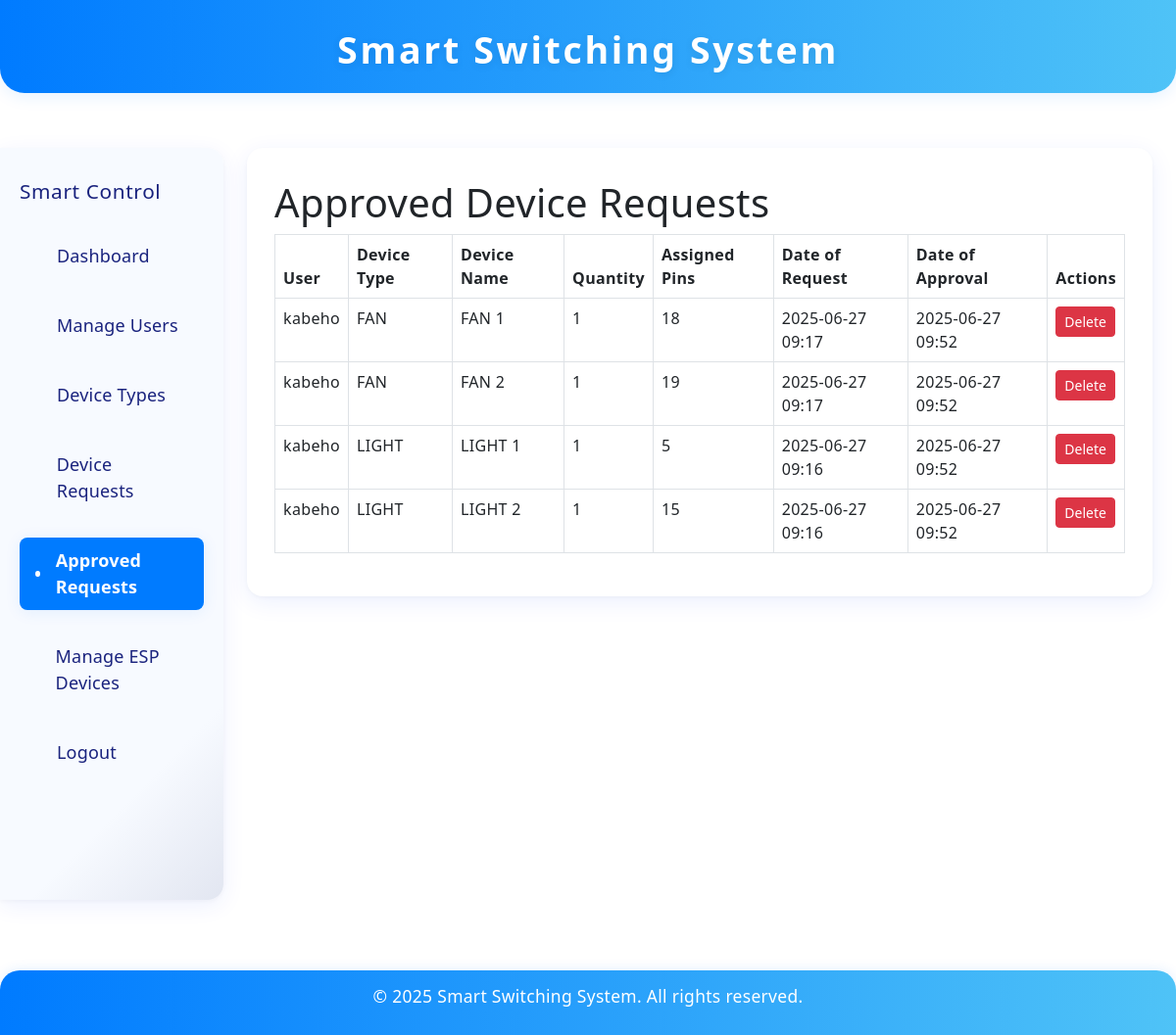
The page /dashboard-admin/approved-requests/ on the database its author committed.
### main/models.py (models this page shows, shortened)
class Device(models.Model):
    owner = models.ForeignKey(User, on_delete=models.CASCADE)
    name = models.CharField(max_length=100)
    device_type = models.ForeignKey(DeviceType, on_delete=models.SET_NULL, null=True)
    request = models.ForeignKey('DeviceRequest', on_delete=models.SET_NULL, null=True, blank=True)
    is_on = models.BooleanField(default=False)
    pin_number = models.IntegerField(default=0)  # or whatever default makes sense
    esp_ip = models.GenericIPAddressField(blank=True, null=True, help_text="IP address of the ESP32 this device is connected to")
    location = models.CharField(max_length=100)
    created_at = models.DateTimeField(auto_now_add=True)  # final correct version
    is_approved = models.BooleanField(default=False)
    class Meta:
        unique_together = ('esp_ip', 'pin_number')  # Prevent same pin on same ESP

class DeviceType(models.Model):
    ICON_CHOICES = [
        ('💡', 'Light'),
        ('💨', 'Fan'),
        ('🔌', 'Smart Plug'),
        ('🌡️', 'Thermostat'),
    ]
    name = models.CharField(max_length=100, unique=True)
    icon = models.CharField(max_length=5, choices=ICON_CHOICES)
    description = models.TextField(blank=True)
    is_approved = models.BooleanField(default=False)
    pin_range_start = models.PositiveIntegerField(default=0)
    pin_range_end = models.PositiveIntegerField(default=0)

class DeviceRequest(models.Model):
    user = models.ForeignKey(User, on_delete=models.CASCADE)
    device_type = models.ForeignKey(DeviceType, on_delete=models.CASCADE)
    quantity = models.PositiveIntegerField()
    name = models.CharField(max_length=100, blank=True)  # Add this line
    status = models.CharField(max_length=20, choices=[('Pending', 'Pending'), ('Approved', 'Approved'), ('Rejected', 'Rejected')], default='Pending')
    requested_at = models.DateTimeField(auto_now_add=True)
    assigned_pin = models.PositiveIntegerField(null=True, blank=True)
    approved_date = models.DateTimeField(null=True, blank=True)

### main/views.py (the view)
# urls.py: path('dashboard-admin/approved-requests/', views.approved_requests_summary, name='approved_requests_summary'),
def approved_requests_summary(request):
    approved_requests = DeviceRequest.objects.filter(status='Approved') \
        .select_related('user', 'device_type') \
        .order_by('user', '-approved_date')
    approved_data = defaultdict(list)
    for req in approved_requests:
        assigned_devices = Device.objects.filter(request=req).order_by('pin_number')
        if assigned_devices.exists():
            approved_data[req.user].append({
                'device_type': req.device_type.name,
                'request_date': req.requested_at,
                'approved_date': req.approved_date,
                'devices': list(assigned_devices),
            })
    return render(request, 'approved_requests_summary.html', {
        'approved_data': dict(approved_data)
    })

### templates/approved_requests_summary.html (shortened to what this page needs)
{% extends 'base_dashboard.html' %}
{% block content %}
<h1>Approved Device Requests</h1>
{% if approved_data %}
  <table class="table table-bordered">
    <thead>
      <tr>
        <th>User</th>
        <th>Device Type</th>
        <th>Device Name</th>
        <th>Quantity</th>
        <th>Assigned Pins</th>
        <th>Date of Request</th>
        <th>Date of Approval</th>
        <th>Actions</th>
      </tr>
    </thead>
    <tbody>
{% for user, requests in approved_data.items %}
  {% with shown_user=False %}
    {% for req in requests %}
      {% for device in req.devices %}
        <tr>
          {% if not shown_user %}
            <td rowspan="{{ total_devices }}">{{ user.username }}</td>
          {% endif %}
          <td>{{ device.device_type.name }}</td>
          <td>{{ device.name }}</td>
          <td>1</td>
          <td>{{ device.pin_number }}</td>
          <td>{{ req.request_date|date:"Y-m-d H:i" }}</td>
          <td>{{ req.approved_date|date:"Y-m-d H:i" }}</td>
          <td>
            <form method="POST" action="{% url 'admin_delete_device' device.id %}" onsubmit="return confirm('Are you sure you want to delete this device?');">
              <button type="submit" class="btn btn-danger btn-sm">Delete</button>
            </form>
          </td>
        </tr>
      {% endfor %}
    {% endfor %}
  {% endwith %}
{% endfor %}
    </tbody>
  </table>
{% else %}
  <p>No approved device requests found.</p>
{% endif %}
{% endblock %}

### templates/base_dashboard.html (shortened to what this page needs)
{% load static %}
<!DOCTYPE html>
<html lang="en">
<head>
  <link rel="stylesheet" href="{% static 'css/base_dashboard.css' %}">
  <link href="https://cdn.jsdelivr.net/npm/bootstrap@5.3.0/dist/css/bootstrap.min.css" rel="stylesheet">
</head>
<body>
  <div class="header">
    <h1>Smart Switching System</h1>
  </div>
  <div class="dashboard-container">
    <div class="sidebar">
  <h2>Smart Control</h2>
  <a href="{% url 'admin_dashboard' %}"
   class="{% if request.resolver_match.url_name == 'admin_dashboard' %}active{% endif %}">
  Dashboard
</a>
<a href="{% url 'manage_users' %}"
   class="{% if request.resolver_match.url_name == 'manage_users' %}active{% endif %}">
  Manage Users
</a>
<a href="{% url 'device_types' %}"
   class="{% if request.resolver_match.url_name == 'device_types' %}active{% endif %}">
  Device Types
</a>
<a href="{% url 'admin_device_requests' %}"
   class="{% if request.resolver_match.url_name == 'admin_device_requests' %}active{% endif %}">
  Device Requests
</a>
<a href="{% url 'approved_requests_summary' %}"
   class="{% if request.resolver_match.url_name == 'approved_requests_summary' %}active{% endif %}">
  Approved Requests
</a>
<a href="{% url 'manage_esp_devices' %}"
   class="{% if request.resolver_match.url_name == 'manage_esp_devices' %}active{% endif %}">
  Manage ESP Devices
</a>
<a href="{% url 'logout' %}">Logout</a>
</div>
    <div class="main-content">
      {% block content %}{% endblock %}
    </div>
  </div>
  <div class="footer">
    <p>© 2025 Smart Switching System. All rights reserved.</p>
  </div>
</body>
</html>

### static/css/base_dashboard.css (style rules this page uses)
body { font-family: 'Segoe UI', Arial, sans-serif; margin: 0; background-color: #f5f7fa; color: #222; min-height: 100vh; letter-spacing: 0.02em; }
.dashboard-container { display: flex; max-width: 1200px; margin: 32px 0 0 0; padding: 24px; gap: 24px; padding-left: 0; align-items: flex-start; position: relative; }
.sidebar { position: sticky; top: 32px; width: 240px; min-width: 190px; max-height: calc(100vh - 32px); height: calc(100vh - 32px); background: linear-gradient(135deg, #f7faff 80%, #e2e6f1 100%); padding: 32px 20px 28px 20px; border-top-right-radius: 16px; border-bottom-right-radius: 16px; box-shadow: 0 6px 24px rgba(0, 63, 255, 0.07), 0 1.5px 4px rgba(0,0,0,0.03); display: flex; flex-direction: column; margin-left: 0 !important; margin-right: 0; left: 0 !important; z-index: 100; }
.sidebar h2 { margin-top: 0; margin-bottom: 18px; color: #1a237e; font-size: 1.3rem; letter-spacing: 0.03em; }
.sidebar a { display: flex; align-items: center; gap: 10px; color: #1a237e; background: none; text-decoration: none; margin: 12px 0; font-size: 18px; font-weight: 500; padding: 10px 16px; border-radius: 8px; transition: background 0.18s, color 0.16s, transform 0.10s, box-shadow 0.18s; letter-spacing: 0.01em; box-shadow: none; position: relative; }
.sidebar a::before { content: ''; display: block; width: 6px; height: 6px; border-radius: 50%; background: #007bff; opacity: 0; margin-right: 6px; transition: opacity 0.2s, background 0.2s; }
.sidebar a.active, .sidebar a[aria-current="page"] { background: #007bff; color: #fff; font-weight: 600; pointer-events: none; box-shadow: 0 2px 16px rgba(0,123,255,0.09); }
.sidebar a.active::before, .sidebar a[aria-current="page"]::before { opacity: 1; background: #fff; }
.main-content { flex-grow: 1; background: #fff; margin-left: 0; padding: 32px 28px 28px 28px; border-radius: 16px; box-shadow: 0 6px 24px rgba(0, 63, 255, 0.08), 0 1.5px 4px rgba(0,0,0,0.03); min-width: 0; display: flex; flex-direction: column; margin-right: 0; }
.header { background: linear-gradient(90deg, #007bff 0%, #4fc3f7 100%); text-align: center; padding: 28px 0 22px 0; color: white; box-shadow: 0 4px 16px rgba(0, 123, 255, 0.10); border-bottom-left-radius: 25px; border-bottom-right-radius: 25px; margin-bottom: 0; }
.header h1 { margin: 0; font-size: 2.35rem; font-weight: bold; letter-spacing: 0.07em; text-shadow: 0 2px 8px rgba(0,0,0,0.09); }
.footer { background: linear-gradient(90deg, #007bff 0%, #4fc3f7 100%); color: white; text-align: center; padding: 13px 0 11px 0; margin-top: 48px; font-size: 1.09rem; border-top-left-radius: 20px; border-top-right-radius: 20px; box-shadow: 0 -2px 12px rgba(0, 123, 255, 0.09); }

### rows shown on the page
Device: device_type.name "FAN", name "FAN 1", pin_number "18"
DeviceRequest: request_date "2025-06-27 09:17", approved_date "2025-06-27 09:52"
Device: device_type.name "FAN", name "FAN 2", pin_number "19"
Device: device_type.name "LIGHT", name "LIGHT 1", pin_number "5"
DeviceRequest: request_date "2025-06-27 09:16", approved_date "2025-06-27 09:52"
Device: device_type.name "LIGHT", name "LIGHT 2", pin_number "15"

### other values the page prints
{{ user.username }} "kabeho"
